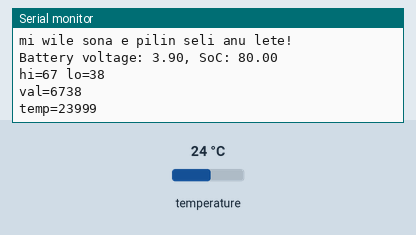
This sketch was run on a simulated Particle Photon. Parts: the last lines printed to the serial monitor. Wiring (inferred from the names in the program): HTU21/Si7021 sensor at I2C address 0x40. The test bench sets the inputs (shaded band); at power-on: temperature 24 °C.

Above: at 6.0 s.
6.1 s: temperature set to 12 °C
At 11.0 s:
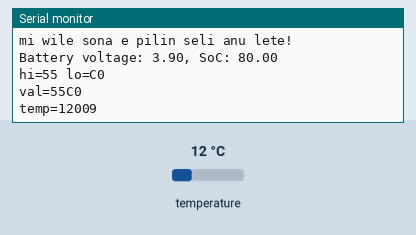
12.2 s: temperature set to 19 °C
At 16.2 s:
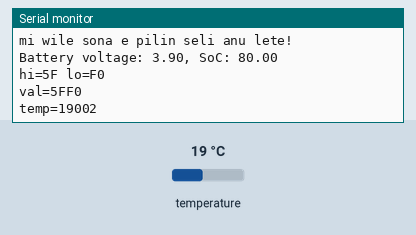
18.3 s: temperature set to 28 °C
At 21.3 s:
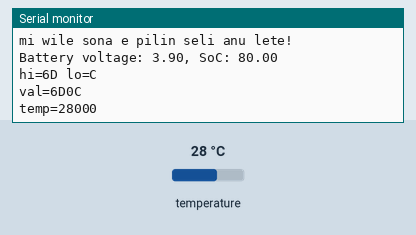
24.4 s: temperature set to 41 °C
At 26.4 s:
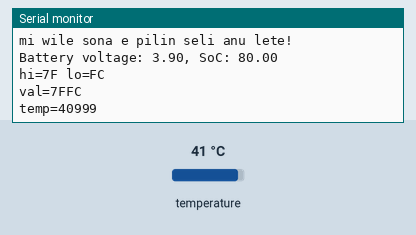
30.5 s: temperature set to 7 °C
At 35.81 s:
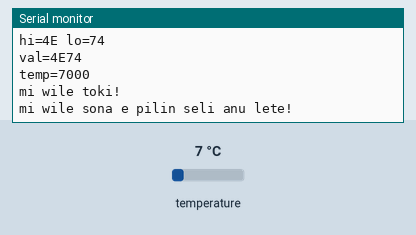
36.6 s: temperature set to 14 °C
At 41.8 s:
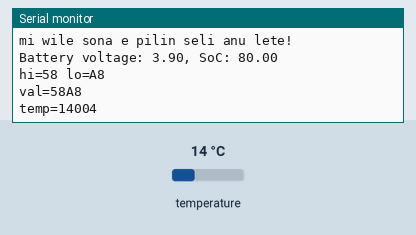
Timing chart, 0 to 43.3 s (numbered marks = the images above; inputs shaded):
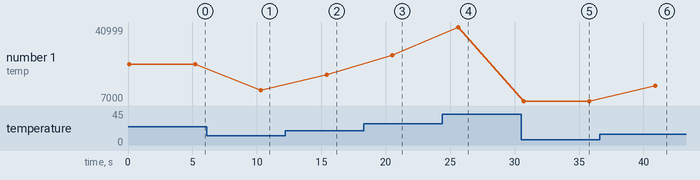

The sketch:

main.ino
```cpp
// (licence header left out)
// Set this to 1 for debug output via serial (9600 baud)
#define DEBUG_MODE 1

// I2C address of the SHT sensor
int shtAddress = 0x40;

// Constants
const int SHT21_TRIG_RH_MEASUREMENT_HM = 0xe5;
const int SHT21_TRIG_T_MEASUREMENT_NHM = 0xf3;

// This will be run once
void setup() {

    // Set I2C frequency to 50 KHz
    Wire.setSpeed(50000);

    // Enable clock stretching (TODO rnestler: maybe remove to save energy?)
    Wire.stretchClock(true);

    // Enable I2C
    Wire.begin();

#if DEBUG_MODE
    Particle.disconnect();
    Serial.begin(9600);
#endif

}

// This will be run in a loop
void loop() {

#if DEBUG_MODE
    Serial.println("mi wile toki!");
#endif

    // Request a temperature measurement from the sensor
    Wire.beginTransmission(shtAddress);
    Wire.write(SHT21_TRIG_T_MEASUREMENT_NHM);
    Wire.endTransmission();

#if DEBUG_MODE
    Serial.println("mi wile sona e pilin seli anu lete!");
#endif

    // Request to read 3 bytes (hi, lo, crc).
    delay(100); // TODO
    if (Wire.requestFrom(shtAddress, 3) == 0) {
#if DEBUG_MODE
        Serial.println("I2C read request timeout");
#else
        Particle.publish("i2c-error", "I2C read request timeout", 60, PRIVATE);
#endif
    }

    if (Wire.available()) {
        // Get battery stats
        FuelGauge fuel;
        float batteryVoltage = fuel.getVCell(); // Actual voltage
        float batteryChargeLevel = fuel.getSoC(); // Percentage, 0-100

#if DEBUG_MODE
        Serial.println("Battery voltage: " + String(batteryVoltage) + ", SoC: " + String(batteryChargeLevel));
#endif

        // Read temperature (16 bit, high then low bits)
        uint8_t temp[2];
        temp[0] = Wire.read(); // hi
        temp[1] = Wire.read(); // lo

        // Read CRC
        uint8_t crc = Wire.read();

        // Validate checksum
        if (!sht2x_crc_valid(temp, 2, crc)) {
            // CRC validation failed
            String data = String::format("data=%0x%0x,crc=%0x", temp[0], temp[1], crc);
#if DEBUG_MODE
            Serial.println("CRC checksum failed.");
            Serial.println(data);
#else
            Particle.publish("crc-error", data, 60, PRIVATE);
#endif
        } else {
            // CRC validation successful. Calculate temperature.
            int32_t val = temp[0] << 8 | temp[1];
            int32_t mcelsius = ((val * 21965) >> 13) - 46850;

            // Notify user
#if DEBUG_MODE
            Serial.print("hi=");
            Serial.print(temp[0], HEX);
            Serial.print(" lo=");
            Serial.print(temp[1], HEX);
            Serial.print("\nval=");
            Serial.print(val, HEX);
            Serial.print("\ntemp=");
            Serial.print(mcelsius);
            Serial.print('\n');
#else
            String data = String::format("t1=%d,v=%.3f,c=%.1f",
                    mcelsius, batteryVoltage, batteryChargeLevel);
            Particle.publish("measurement", data, 300, PRIVATE);
#endif
        }

    }

#if DEBUG_MODE
    delay(5000);
#else
    delay(1000); // Wait for data to be sent. TODO: Make this nicer than a delay.
    System.sleep(SLEEP_MODE_DEEP, 60); // Sleep for 1h
#endif
}

/**
 * Taken directly from Sensirion SHT21 sample code.
 */
const uint16_t POLYNOMIAL = 0x131; // P(x)=x^8+x^5+x^4+1 = 100110001
bool sht2x_crc_valid(uint8_t data[], uint8_t nbrOfBytes, uint8_t checksum) {
    uint8_t crc = 0;
    uint8_t byteCtr;
    // Calculates 8-Bit checksum with given polynomial
    for (byteCtr = 0; byteCtr < nbrOfBytes; ++byteCtr) {
        crc ^= (data[byteCtr]);
        for (uint8_t bit = 8; bit > 0; --bit) {
            if (crc & 0x80) {
                crc = (crc << 1) ^ POLYNOMIAL;
            } else {
                crc = (crc << 1);
            }
        }
    }
    return crc == checksum;
}
```

Measured:
- after the input at 6.1 s, the serial monitor: prints a new line after 4.2 s (image 1)
- after the input at 12.2 s, the serial monitor: prints a new line after 3.2 s (image 2)
- after the input at 18.3 s, the serial monitor: prints a new line after 2.2 s (image 3)
- after the input at 24.4 s, the serial monitor: prints a new line after 1.2 s (image 4)
- after the input at 30.5 s, the serial monitor: prints a new line after 0.21 s (image 5)
- after the input at 36.6 s, the serial monitor: prints a new line after 4.3 s (image 6)
- plotted number 1: 23999 → 12009 after the input at 6.1 s, 12009 → 19002 after the input at 12.2 s, 19002 → 28000 after the input at 18.3 s, 28000 → 40999 after the input at 24.4 s, 40999 → 7000 after the input at 30.5 s
